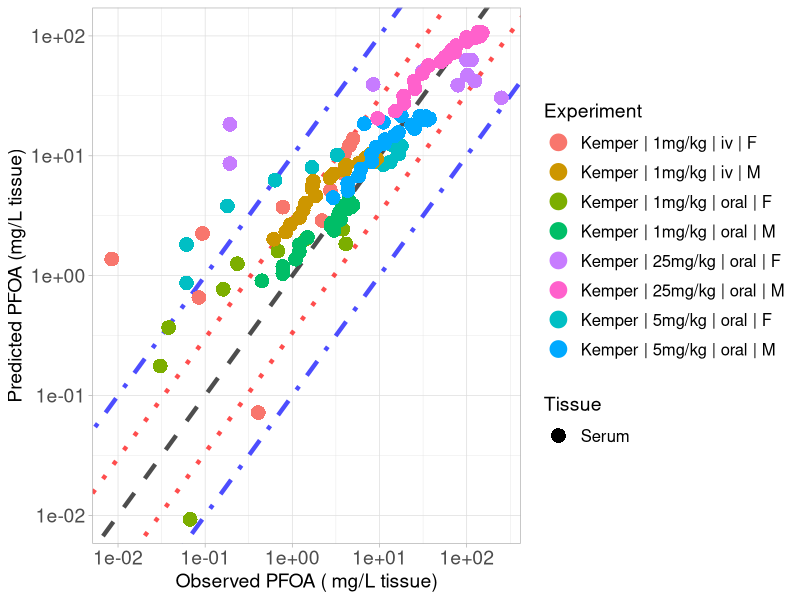

This chart was generated by the following R code:
library(ggplot2)

#setwd("C:/Users/ptsir/Documents/GitHub/PFAS_PBK_models/PFOA inhalation Rat/Validation/Validation_results")
setwd("C:/Users/dpjio/Documents/GitHub/PFAS_PBK_models/PFOA inhalation Rat/Validation/Results of Scenarios Validation/Scenario_6")

# Load Results 

# 
Kemper_serum_results <- read.csv("Kemper_2003_serum_results.csv", header = T)
Kemper_iv_F_1 <- Kemper_serum_results[Kemper_serum_results$Dose == 1 & Kemper_serum_results$Type == "iv" &
                               Kemper_serum_results$sex == "F", ]
Kemper_iv_F_1$Experiment <- "Kemper | 1mg/kg | iv | F"

Kemper_oral_F_1 <- Kemper_serum_results[Kemper_serum_results$Dose == 1 & Kemper_serum_results$Type == "oral" &
                                 Kemper_serum_results$sex == "F", ]
Kemper_oral_F_1$Experiment <- "Kemper | 1mg/kg | oral | F"

Kemper_oral_F_5 <- Kemper_serum_results[Kemper_serum_results$Dose == 5 & Kemper_serum_results$Type == "oral" &
                                 Kemper_serum_results$sex == "F", ]
Kemper_oral_F_5$Experiment <- "Kemper | 5mg/kg | oral | F"
Kemper_oral_F_25 <- Kemper_serum_results[Kemper_serum_results$Dose == 25 & Kemper_serum_results$Type == "oral" &
                                  Kemper_serum_results$sex == "F", ]
Kemper_oral_F_25$Experiment <- "Kemper | 25mg/kg | oral | F"

Kemper_iv_M_1 <- Kemper_serum_results[Kemper_serum_results$Dose == 1 & Kemper_serum_results$Type == "iv" &
                               Kemper_serum_results$sex == "M", ]
Kemper_iv_M_1$Experiment <- "Kemper | 1mg/kg | iv | M"

Kemper_oral_M_1 <- Kemper_serum_results[Kemper_serum_results$Dose == 1 & Kemper_serum_results$Type == "oral" &
                                 Kemper_serum_results$sex == "M", ]
Kemper_oral_M_1$Experiment <- "Kemper | 1mg/kg | oral | M"

Kemper_oral_M_5 <- Kemper_serum_results[Kemper_serum_results$Dose == 5 & Kemper_serum_results$Type == "oral" &
                                 Kemper_serum_results$sex == "M", ]
Kemper_oral_M_5$Experiment <- "Kemper | 5mg/kg | oral | M"
Kemper_oral_M_25 <- Kemper_serum_results[Kemper_serum_results$Dose == 25 & Kemper_serum_results$Type == "oral" &
                                  Kemper_serum_results$sex == "M", ]
Kemper_oral_M_25$Experiment <- "Kemper | 25mg/kg | oral | M"
# 
# Kudo_high <- Kudo_results[Kudo_results$Dose == 16.560, ] 
# Kudo_high$Experiment <-  "Kudo | 16mg/kg | iv"
# 
# Kim_results <- read.csv("Kim_results.csv", header = T)
# Kim_iv <- Kim_results[Kim_results$Type == "iv",]
# Kim_iv$Experiment <-  "Kim | 1mg/kg | iv"
# 
# Kim_oral <- Kim_results[Kim_results$Type == "oral",]
# Kim_oral$Experiment <-  "Kim | 1mg/kg | oral"


Experiment <- scales::hue_pal()(8)

names(Experiment) <- unique(c( Kemper_iv_F_1$Experiment, Kemper_iv_M_1$Experiment,
                              Kemper_oral_F_1$Experiment,Kemper_oral_M_1$Experiment, Kemper_oral_F_5$Experiment, 
                               
                               Kemper_oral_M_5$Experiment,  Kemper_oral_F_25$Experiment, Kemper_oral_M_25$Experiment))



scatter_plot <- ggplot()+
  geom_abline(intercept = log10(1), slope = 1, linetype = "dashed", color = "black", linewidth = 1.5, alpha = 0.7) +  # Identity line in log10 scale
  geom_abline(intercept = log10(3), slope = 1, linetype = "dotted", color = "red", linewidth = 1.5, alpha = 0.7) +  # +3-fold error line
  geom_abline(intercept = log10(1/3), slope = 1, linetype = "dotted", color = "red", linewidth = 1.5, alpha = 0.7) +  # -3-fold error line
  geom_abline(intercept = log10(10), slope = 1, linetype = "dotdash", color = "blue", linewidth = 1.5, alpha = 0.7) +  # +10-fold error line
  geom_abline(intercept = log10(1/10), slope = 1, linetype = "dotdash", color = "blue", linewidth = 1.5, alpha = 0.7) +  # -10-fold error line
  geom_point(data = Kemper_iv_F_1, aes(x=Observed, y=Predicted, color = Experiment, shape = Tissue), size=4, stroke = 1.5)+
  geom_point(data = Kemper_oral_F_1, aes(x=Observed, y=Predicted, color = Experiment, shape = Tissue), size=4, stroke = 1.5)+
  geom_point(data = Kemper_oral_F_5, aes(x=Observed, y=Predicted, color = Experiment, shape = Tissue), size=4, stroke = 1.5)+
  geom_point(data = Kemper_oral_F_25, aes(x=Observed, y=Predicted, color = Experiment, shape = Tissue), size=4, stroke = 1.5)+
  geom_point(data = Kemper_iv_M_1, aes(x=Observed, y=Predicted, color = Experiment, shape = Tissue), size=4, stroke = 1.5)+
  geom_point(data = Kemper_oral_M_1, aes(x=Observed, y=Predicted, color = Experiment, shape = Tissue), size=4, stroke = 1.5)+
  geom_point(data = Kemper_oral_M_5, aes(x=Observed, y=Predicted, color = Experiment, shape = Tissue), size=4, stroke = 1.5)+
  geom_point(data = Kemper_oral_M_25, aes(x=Observed, y=Predicted, color = Experiment, shape = Tissue), size=4, stroke = 1.5)+
  scale_y_log10()+
  scale_x_log10()+
  scale_color_manual(values = Experiment)+
  theme(legend.spacing.y = unit(1, 'cm')) +
  guides(fill = guide_legend(byrow = TRUE))+
  theme_light()+
  labs(y = "Predicted PFOA (mg/L tissue)",
       x = "Observed PFOA ( mg/L tissue)")+
  theme(plot.title = element_text(hjust = 0.5),
        legend.key.size = unit(0.75, 'cm'),  
        legend.title = element_text(size=14),
        legend.text = element_text(size=12,  hjust = 0),
        axis.text = element_text(size = 14),
        axis.title = element_text(size = 14),
        )

#print(scatter_plot)

ggsave("validation_plot_PFOA_serum.png", scatter_plot, width = 11, height = 7, units = "in", dpi = 300)


